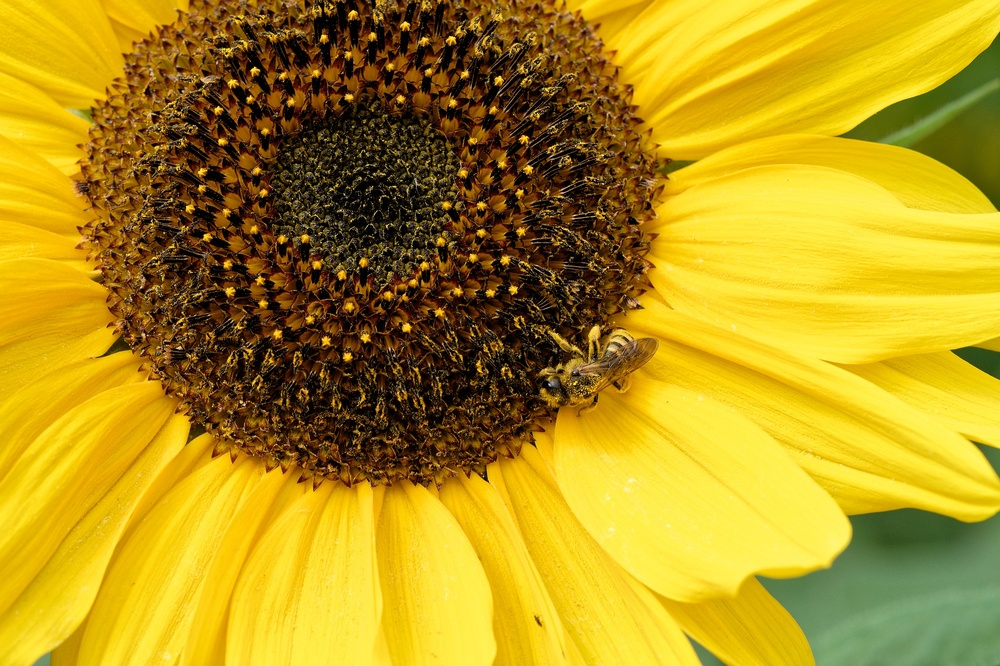
//> input picture HR_cpp/bees.jpg, 1000 x 666 px, shrunk from 1920 x 1279 before the run
$ ./main bees.jpg 100   (built with g++ and OpenCV 4)
//> lines starting //> are read from the running program, lines starting //| are printed output that depends on the picture
### HR_cpp/ImageProcessing.h
#pragma once
#include <opencv2/imgproc/imgproc.hpp>
#include <vector>

typedef std::vector<std::vector<double> > Kernel;

class ImageProcessing
{
public:
	ImageProcessing		(int cores = 0);
	~ImageProcessing	();

	cv::Mat GaussianBlur(cv::Mat image);
private:
	int		_cores;
	int		_i_working_thread;
	Kernel	_kernel;
	cv::Mat _blurImage, _image;


	void	applyFilter		(cv::Mat image_src, cv::Mat image_dst, Kernel filter, int row_start, int row_end);
	void	cvtToGray		(cv::Mat image_src);
	void	threadFunction	(int row_start, int row_end);
	Kernel	getGaussian		(int kernel_radius);
};

### HR_cpp/ImageProcessing.cpp
#include <opencv2/highgui/highgui.hpp>
#include "ImageProcessing.h"
#include <iostream>
#include <thread>
#include <unistd.h>

#define _USE_MATH_DEFINES
#include <math.h>

/*
Constructor
\param[in] cores Number of hreads
*/
ImageProcessing::ImageProcessing(int cores)
{
	if (cores) {
        	_cores = cores;
    	}
	else {
		_cores = sysconf(_SC_NPROCESSORS_ONLN); // get number of cores
	}
	_i_working_thread = _cores;
	std::cout << " (" << _cores << " threads)" << std::endl;
}

ImageProcessing::~ImageProcessing()
{
}
/*
Convert an image from color t grayscale
\param[in,out] image_src Target image
*/
void ImageProcessing::cvtToGray(cv::Mat image_src)
{
	int channels    = image_src.channels();
	int width	= image_src.cols;
	int height	= image_src.rows;
	uchar b, g, r, avg;
	uchar* f_ptr	= image_src.data;

	for (int colIdx = 0; colIdx < width; colIdx++) {
		for (int rowIdx = 0; rowIdx < height; rowIdx++)	{
			b = f_ptr[channels * (rowIdx*width + colIdx)];
			g = f_ptr[channels * (rowIdx*width + colIdx) + 1];
			r = f_ptr[channels * (rowIdx*width + colIdx) + 2];
			avg = (b + g + r) / channels;
			for (size_t ch = 0; ch < channels; ch++) {
                		f_ptr[channels * (rowIdx * width + colIdx) + ch] = avg;
            		}
		}
	}
}
/*
Gauss filter kernel calculation
\param[in] kernel_radius
\return Kernel matrix
*/
Kernel ImageProcessing::getGaussian(int kernel_radius)
{
	Kernel kernel(2 * kernel_radius + 1, std::vector<double>(2 * kernel_radius + 1)); // kernel matrix

	double sigma	= kernel_radius / 2.;
	double mean 	= kernel.size() / 2;
	double sum 	= 0;

	//Calculate value
	for (int row = 0; row < kernel.size(); row++) {
		for (int col = 0; col < kernel[row].size(); col++) {
			kernel[row][col] = exp(-0.5 * (pow((col - mean) / sigma, 2.0) + pow((row - mean) / sigma, 2.0)))
				/ (2 * M_PI * sigma * sigma);
			sum += kernel[row][col];
		}
    	}
	// Normalization
	for (int row = 0; row < kernel.size(); row++) {
		for (int col = 0; col < kernel[row].size(); col++) {
			kernel[row][col] /= sum;
        	}
    	}
	return kernel;
}
/*
Function of preparing the image and starting the function of blur
\param[in] image Target image
\return Blur image
*/
cv::Mat ImageProcessing::GaussianBlur(cv::Mat image)
{
	std::vector<int>		    row_borders	(_cores);
	std::vector<std::thread>	v_threads	(_cores);

	_image		= image;
	_blurImage	= cv::Mat::zeros    (image.rows, image.cols, CV_8UC1);
	_kernel		= getGaussian       (3);

	cvtToGray(image);

	int row_start	= 0;
	int row_end	= 0;
	//Distribution of parts of image on the threads and start of the gauss blur function
	for (unsigned int i = 0; i < _cores; i++) {
		row_start = row_end;
		row_end += floor(image.rows / _cores);
		if ((image.rows % _cores) > i) {
            		row_end++;
        	}
		v_threads[i] = std::thread(&ImageProcessing::threadFunction, this, row_start, row_end);
	}
	// Waitin for execution of threads
	while (_i_working_thread > 0) {
		sleep(0.05);
	}
	for (unsigned int i = 0; i < _cores; i++) {
		v_threads[i].detach();
		v_threads[i].~thread();
	}

	return _blurImage;
}
/*
Thread function
\param[in] row_start Start line of this thread
\param[in] row_end End line of this thread
*/
void ImageProcessing::threadFunction(int row_start, int row_end)
{
	applyFilter(_image, _blurImage, _kernel, row_start, row_end);
	_i_working_thread--;
}
/*
Image blur function
\param[in] image_src Target image
\param[out] image_dst Blur image
\param[in] filter Gauss kernel
\param[in] row_start Start line of this thread
\param[in] row_end End line of this thread
*/
void ImageProcessing::applyFilter(cv::Mat image_src, cv::Mat image_dst, Kernel filter, int row_start, int row_end)
{
	int i, j, h, w, src_h, src_w;
	int height		= image_src.rows;
	int width		= image_src.cols;
	int filterHeight	= filter.size();
	int filterWidth		= filter[0].size();
	int radius		= (filterHeight - 1) / 2;

	uchar* dst_ptr = image_dst.data; // ptr to image data
	uchar* src_ptr = image_src.data; // ptr to image data

	for (i = row_start; i < row_end; i++) {
		for (j = 0; j < width; j++) {
			for (h = i - radius; h < filterHeight + i - radius; h++) {
				for (w = j - radius; w < filterWidth + j - radius; w++) {
					src_h = h;
					src_w = w;
					// for border processing
					if (src_h >= height) {
						src_h -= (src_h - height) * 2 + 1;
					}
					// for border processing
					if (src_w >= width) {
                        			src_w -= (src_w - width) * 2 + 1;
                   			}
					double filter_val = filter[h - i + radius][w - j + radius];
					double src_val = src_ptr[image_src.channels() * (abs(src_h) * width + abs(src_w))];
					dst_ptr[i * width + j] += filter_val * src_val;
				}
			}
		}
	}
}

### HR_cpp/main.cpp
#include <opencv2/highgui/highgui.hpp>
#include <iostream>
#include <chrono>
#include "ImageProcessing.h"

typedef std::chrono::high_resolution_clock Clock;

int main(int argc, char** argv)
{
	auto t1 = Clock::now(); //program start time
	int threads = 0; // number of threads
	cv::Mat img = cv::imread(argv[1], CV_LOAD_IMAGE_COLOR); // Image loading
//> img is the input picture: 666 rows x 1000 cols, CV_8UC3; mean B, G, R 27, 147.3, 178.3
	if (img.empty()) {
		std::cout << "Image not found: " << argv[1] << std::endl;
		return 0;
	}
	//check second param
	if (argc > 2) {
        	threads = atoi(argv[2]);
//> threads = 100
    	}

	std::cout << "Work with " << argv[1];
//| Work with bees.jpg
	ImageProcessing img_proc_obj(threads);
//|  (100 threads)
	cv::imwrite("blur.jpg", img_proc_obj.GaussianBlur(img)); // save result image
//> in GaussianBlur, `std::vector<std::thread>	v_threads	(_cores);`: v_threads = 100 items
//> the loop in cvtToGray, `for (int colIdx = 0; colIdx < width; colIdx++)` made 1000 passes
//> (b, g, r, avg) on passes 1 to 3: (3, 201, 230, 144), (8, 206, 235, 149), (10, 206, 236, 150)
//> after the loop in cvtToGray, `for (int colIdx = 0; colIdx < width; colIdx++)`:
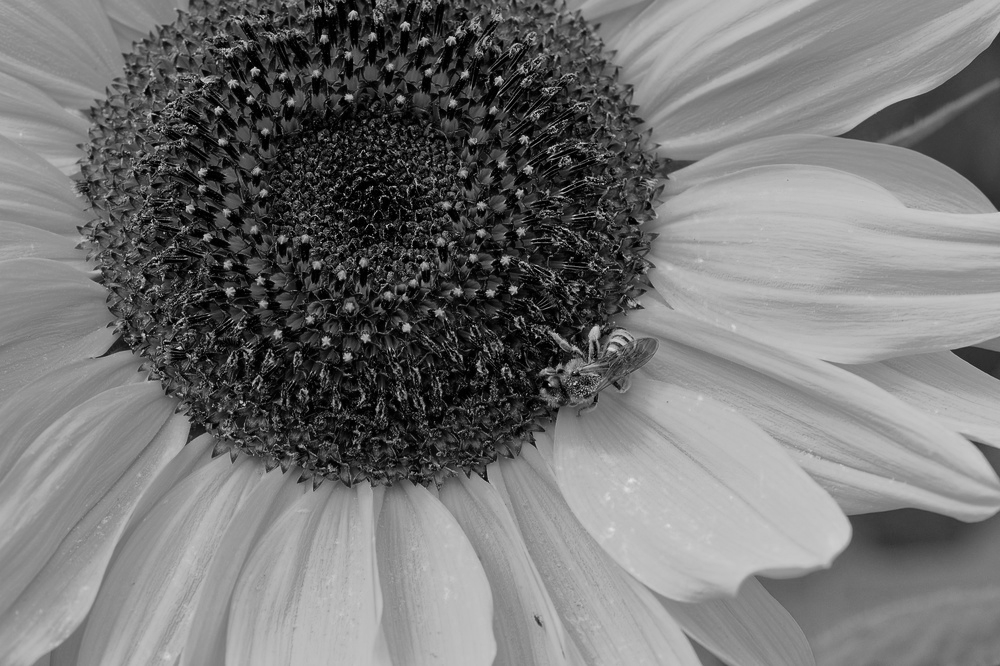
//> image_src: 666 rows x 1000 cols, CV_8UC3; min 0, max 229, mean 117.2
//> after the loop in cvtToGray, `for (int colIdx = 0; colIdx < width; colIdx++)`: b = 70; g = 119; r = 81; avg = 90
//> (the run ends here: the program stops with an error, at `v_threads[i] = std::thread(&ImageProcessing::threadFunction, this, row..`)
